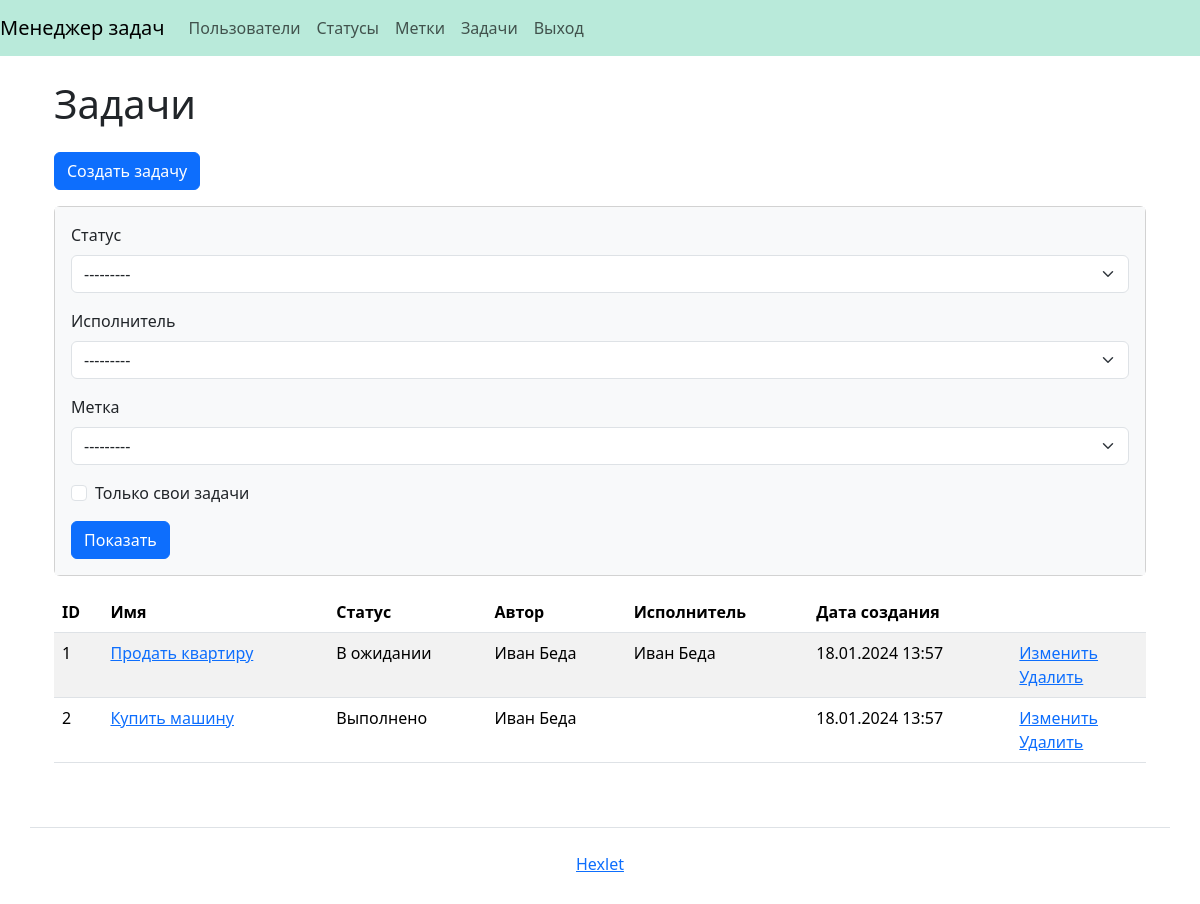
The page /tasks/ (signed in) on the database as committed earlier.
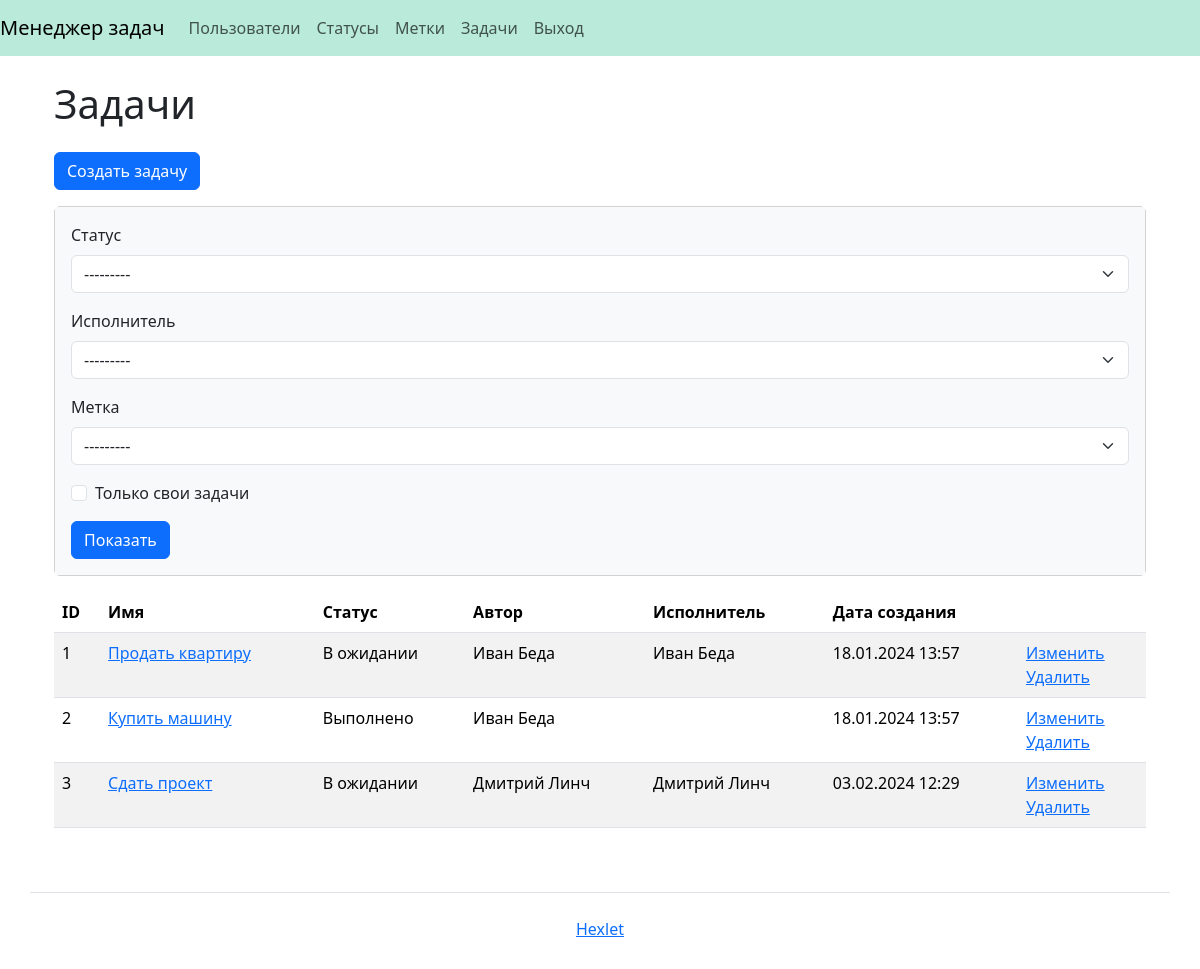
The same page on the database as committed later.
### task_manager/tasks/models.py (models this page shows, shortened)
class Task(models.Model):
    name = models.CharField(
        max_length=150,
        blank=False,
        unique=True,
        verbose_name=_('Name')
    )
    description = models.TextField(
        blank=True,
        verbose_name=_('description')
    )
    creation_date = models.DateTimeField(
        auto_now_add=True
    )
    author = models.ForeignKey(
        User,
        on_delete=models.PROTECT,
        related_name='author',
        verbose_name=_('author')
    )
    status = models.ForeignKey(
        Status,
        on_delete=models.PROTECT,
        related_name='status',
        verbose_name=_('status')
    )
    executor = models.ForeignKey(
        User,
        on_delete=models.PROTECT,
        null=True,
        blank=True,
        related_name='executor',
        verbose_name=_('Executor')
    )
    labels = models.ManyToManyField(
        Label,
        through='TaskLabel',
        through_fields=('task', 'label'),
        blank=True,
        related_name='labels',
        verbose_name=_('Labels')
    )

### task_manager/statuses/models.py (models this page shows)
class Status(models.Model):
    name = models.CharField(
        max_length=100,
        blank=False,
        unique=True,
        verbose_name=_('Name')
    )
    creation_date = models.DateTimeField(
        auto_now_add=True
    )
    def __str__(self):
        return self.name

### task_manager/users/models.py (models this page shows)
class User(AbstractUser):
    def __str__(self):
        return self.get_full_name()

### task_manager/tasks/views.py (the view)
# urls.py: path('', TasksListView.as_view(), name='tasks'),
class TasksListView(BaseTaskView, FilterView):
    template_name = 'tasks/task_list.html'
    model = Task
    filterset_class = TaskFilter
    context_object_name = 'tasks'

### task_manager/labels/models.py (called while the page is built)
    def __str__(self):
        return self.name

### task_manager/mixins.py (called while the page is built)
    def dispatch(self, request, *args, **kwargs):
        if not self.request.user.is_authenticated:
            messages.error(self.request, self.permission_denied_message)
            return redirect(self.login_url)
        return super().dispatch(request, *args, **kwargs)

### task_manager/templates/tasks/task_list.html
{% extends 'base.html' %}
{% load django_bootstrap5 %}
{% load i18n %}
{% block content %}
<div class="container wrapper flex-grow-1">
    <h1 class="my-4">{% translate 'Tasks' %}</h1>
    <a class="btn btn-primary mb-3" href="{% url 'task_create' %}">{% trans 'Create task' %}</a>
    <div class="card mb-3">
        <div class="card-body bg-light">
            <form method="get">
                {% bootstrap_form filter.form %}
                <input class="btn btn-primary" type="submit" value="{% translate 'Show' %}">
            </form>
        </div>
    </div>
    <table class="table table-striped">
        <thead>
          <tr>
            <th>{% translate 'ID' %}</th>
            <th>{% translate 'Name' %}</th>
            <th>{% translate 'Status' %}</th>
            <th>{% translate 'Author' %}</th>
            <th>{% translate 'Executor' %}</th>
            <th>{% translate 'Creation date' %}</th>
            <th></th>
          </tr>
        </thead>
        <tbody>
        {% for task in tasks %}
          <tr>
            <td>{{ task.id }}</td>
            <td>
                <a href="{% url 'task_show' pk=task.pk %}">{{ task.name }}</a>
            </td>
            <td>{{ task.status }}</td>
            <td>{{ task.author }}</td>
            <td>{{ task.executor|default_if_none:"" }}</td>
            <td>{{ task.creation_date|date:"d.m.Y H:i" }}</td>
            <td>
              <a href="{% url 'task_update' pk=task.pk %}">{% translate 'Update' %}</a>
              <br>
              <a href="{% url 'task_delete' pk=task.pk %}">{% translate 'Delete' %}</a>
            </td>
          </tr>
        {% endfor %}
        </tbody>
    </table>
</div>
{% endblock %}

### task_manager/templates/base.html (shortened to what this page needs)
<!DOCTYPE html>
<html lang="{{ LANGUAGE_CODE }}">
<head>
    {% load django_bootstrap5 %}
    {% load i18n %}
    {% bootstrap_css %}
</head>
<body class="d-flex flex-column min-vh-100">
    <header>
        {% include 'navbar.html' %}
    </header>
    <main class="container wrapper flex-grow-1">
        {% block content %}
        {% endblock %}
    </main>
    <footer>
        {% include 'footer.html' %}
    </footer>
</body>
</html>

### task_manager/templates/navbar.html (shortened to what this page needs)
{% load i18n %}
<nav class="navbar navbar-expand-lg navbar-light" style="background-color: #b9eada;">
    <a class="navbar-brand" href="{% url 'home' %}">{% translate 'Task Manager' %}</a>
    <div class="collapse navbar-collapse" id="navbarToggleExternalContent">
        <ul class="navbar-nav">
            <li class="nav-item">
                <a class="nav-link" href="{% url 'users' %}">{% translate 'Users' %}</a>
            </li>
        </ul>
        <ul class="navbar-nav">
            {% if not user.is_authenticated %}
            <li class="nav-item">
              <a class="nav-link" href="{% url 'login' %}">{% translate 'Sign In' %}</a>
            </li>
            <li class="nav-item">
              <a class="nav-link" href="{% url 'create' %}">{% translate 'Sign Up' %}</a>
            </li>
            {% else %}
            <li class="nav-item">
                <a class="nav-link" href="{% url 'statuses' %}">{% translate 'Statuses' %}</a>
            </li>
            <li class="nav-item">
                <a class="nav-link" href="{% url 'labels' %}">{% translate 'Labels' %}</a>
            </li>
            <li class="nav-item">
                <a class="nav-link" href="{% url 'tasks' %}">{% translate 'Tasks' %}</a>
            </li>
            <li class="nav-item">
                <form method="post" action="{% url 'logout' %}">
                    <button type="submit" class="nav-link btn btn-link">
                        {% translate 'Logout' %}
                    </button>
                </form>
            </li>
            {% endif %}
        </ul>
    </div>
</nav>

### task_manager/templates/footer.html
<div class="container my-5 pt-4 border-top text-center">
    <a target="_blank" href="https://ru.hexlet.io/">Hexlet</a>
</div>

Rows that differ between the two databases and show on the page:
added Task: id "3", name "Сдать проект", status "В ожидании", author "Дмитрий Линч", executor "Дмитрий Линч", creation_date "03.02.2024 12:29"
